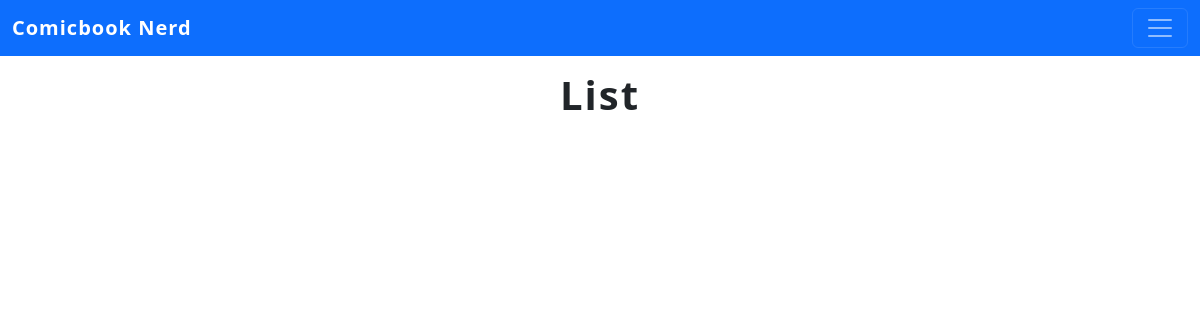
/posts/drafts/ (signed in), run on an earlier commit of the app's database.
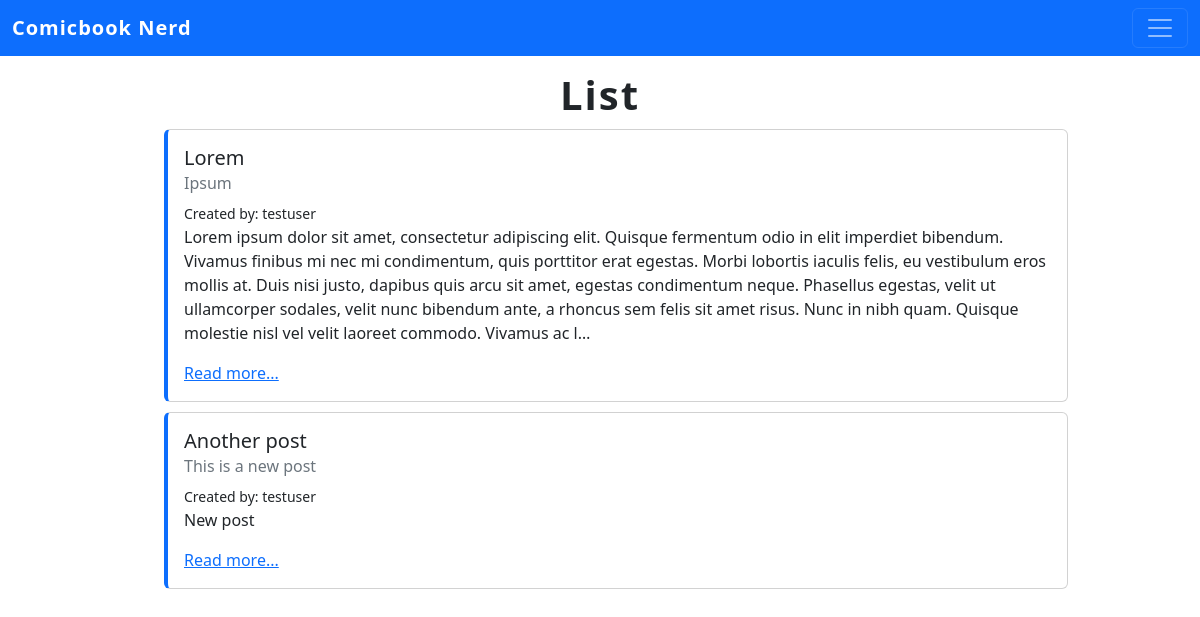
And on a later commit of the database.
### posts/models.py (models this page shows, shortened)
class Post(models.Model):
    title = models.CharField(max_length=256)
    subtitle = models.CharField(max_length=256)
    body = models.TextField()
    created_on = models.DateTimeField(auto_now_add=True)
    author = models.ForeignKey(
        get_user_model(),
        on_delete=models.CASCADE
    )
    status = models.ForeignKey(
        Status,
        on_delete=models.CASCADE,
        default=2
    )

### posts/views.py (the view)
# urls.py: path('drafts/', views.DraftPostListView.as_view(), name='drafts'),
class DraftPostListView(LoginRequiredMixin, ListView):
    template_name = "posts/list.html"
    model = Post
    def get_context_data(self, **kwargs):
        context = super().get_context_data(**kwargs)
        status = Status.objects.get(id=2)
        context["post_list"] = Post.objects.filter(
            status=status).filter(author=self.request.user).order_by("created_on").reverse()
        return context

### templates/posts/list.html (shortened to what this page needs)
{% extends 'base.html' %}
{% block content %}
<h1>List</h1>
<ul>
    {% for post in post_list %}
    <div class="card" >
        <div class="card-body">
            <h5 class="card-title">{{post.title}}</h5>
            <h6 class="card-subtitle mb-2 text-muted">{{post.subtitle}}</h6>
            <small class="card-text">Created by: {{post.author}}</small>
            <p class="card-text">{{post.body|truncatechars:500}}</p>
            <a href="{% url 'detail' post.id %}" class="card-link">Read more...</a>
        </div>
    </div>
    {% endfor %}
</ul>
{% endblock content %}

### templates/base.html (shortened to what this page needs)
{% load static %}
<!DOCTYPE html>
<html lang="en">
<head>
    <link
        href="https://cdn.jsdelivr.net/npm/bootstrap@5.2.2/dist/css/bootstrap.min.css"
        rel="stylesheet"
>
    <link
        rel="stylesheet"
        href="https://cdn.jsdelivr.net/npm/bootstrap-icons@1.10.2/font/bootstrap-icons.css"
        >
    <link
        href="{% static 'css/base.css' %}"
        rel="stylesheet">
</head>
<body>
    <nav class="navbar navbar-dark bg-primary">
        <div class="container-fluid">
            <a class="navbar-brand" href="{% url 'home' %}">Comicbook Nerd</a>
            <button class="navbar-toggler" type="button" data-bs-toggle="collapse" data-bs-target="#navbarNavAltMarkup" aria-controls="navbarNavAltMarkup" aria-expanded="false" aria-label="Toggle navigation">
            <span class="navbar-toggler-icon"></span>
            </button>
        </div>
        </nav>
    <div class="container">
        {% block content %}
        {% endblock content %}
    </div>
</body>
</html>

### static/css/base.css (style rules this page uses)
h1 { font-weight: 800; text-align: center; letter-spacing: 2px; margin-top: 15px; }
.container { width: 80%; margin-left: auto; margin-right: auto; }
.card { width: 100%; margin-top: 10px; border-left: 4px solid #0D6EFD; }
.container-fluid a { font-weight: 900; letter-spacing: 1px; }

What changed in the data, as far as the page shows it:
added Post: title "Lorem", subtitle "Ipsum", author "testuser", body "Lorem ipsum dolor sit amet, consectetur adipiscing elit. Quisque fermentum odio in elit imperdiet bibendum. Vivamus finibus mi nec mi condimentum, quis porttitor erat egestas. Morbi lobortis iaculis felis, eu vestibulum eros mollis at. Duis nisi justo, dapibus quis arcu sit amet, egestas condimentum neque. Phasellus egestas, velit ut ullamcorper sodales, velit nunc bibendum ante, a rhoncus sem felis sit amet risus. Nunc in nibh quam. Quisque molestie nisl vel velit laoreet commodo. Vivamus ac l…"
added Post: title "Another post", subtitle "This is a new post", author "testuser", body "New post"
